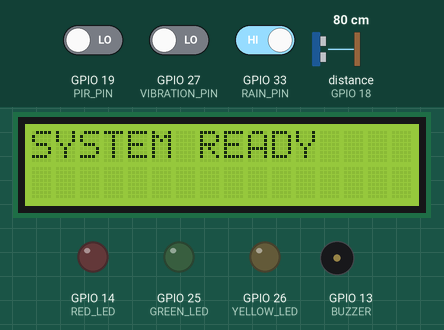
Bench run of a sketch on a simulated ESP32. Parts: 16×2 character LCD, output pins drawn as LEDs (lit = HIGH), buzzer (waves = sounding, pin HIGH). Wiring (inferred from the names in the program): ultrasonic range finder: trigger GPIO 5; echo GPIO 18. The test bench sets the inputs (shaded band); at power-on: distance to the obstacle (sensor on GPIO 18) 80 cm, GPIO 33 (RAIN_PIN) HIGH, GPIO 19 (PIR_PIN) LOW, GPIO 27 (VIBRATION_PIN) LOW. The echo pulse lasts 58.3 µs per cm; WiFi joins after 1.5 s; servers stay silent unless stated; pins used as bus, display or sensor lines are not drawn; what the sketch prints to the serial monitor is not drawn.

Above: at 2.0 s.
At 4.6 s:
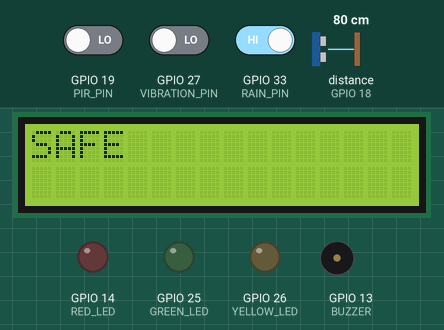
4.7 s: distance to the obstacle (sensor on GPIO 18) set to 53 cm
6.2 s: distance to the obstacle (sensor on GPIO 18) set to 47 cm
At 7.2 s:
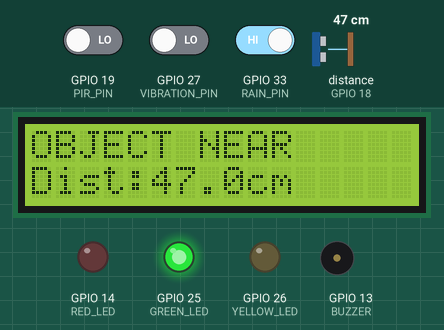
9.2 s: GPIO 33 (RAIN_PIN) driven LOW
At 10.1 s:
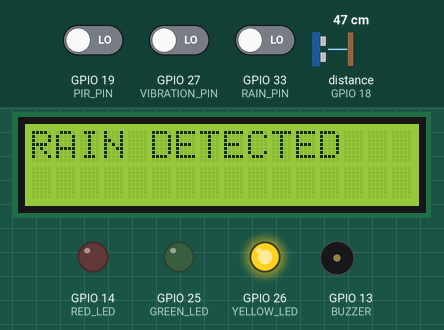
12.2 s: distance to the obstacle (sensor on GPIO 18) set to 299 cm
15.2 s: GPIO 19 (PIR_PIN) driven HIGH
18.2 s: GPIO 33 (RAIN_PIN) driven HIGH
At 18.7 s:
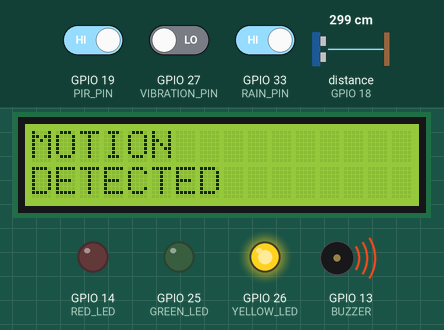
Timing chart, 0 to 21.2 s (numbered marks = the images above; inputs shaded):
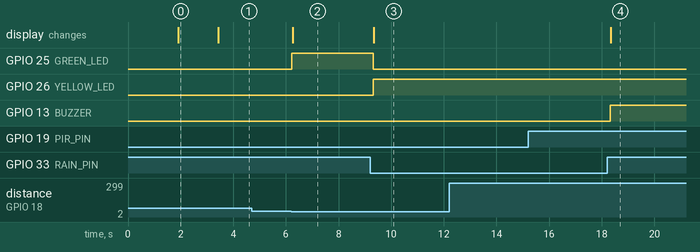

Measured:
- the behaviour switches between 51 and 50 cm on distance to the obstacle (sensor on GPIO 18) (found by bisection; images 1 and 2)
- after the input at 4.7 s, every drawn part: stays the same
- after the input at 6.2 s, GPIO 25 (GREEN_LED): LOW → HIGH at once; the display: changes after 0.05 s (image 2)
- after the input at 9.2 s, GPIO 25 (GREEN_LED): HIGH → LOW after 0.12 s; GPIO 26 (YELLOW_LED): LOW → HIGH after 0.12 s; the display: changes after 0.13 s (image 3)
- after the input at 18.2 s, GPIO 13 (BUZZER): LOW → HIGH after 0.13 s; the display: changes after 0.15 s (image 4)
- what the display in image 0 shows lasts 1.5 s, from 1.9 s to 3.4 s

The sketch:

sketch_aug11a.ino
```cpp
#define BLYNK_TEMPLATE_ID "TMPL3tEwkFWL3"
#define BLYNK_TEMPLATE_NAME "Smart Fence"
#define BLYNK_AUTH_TOKEN "K7oxsjMGKQiLhR722bCDDrBUqEXwA-d1"

#include <WiFi.h>
#include <BlynkSimpleEsp32.h>
#include <Wire.h>
#include <LiquidCrystal_I2C.h>

char ssid[] = "ACT-ai_Muregesan";
char pass[] = "Clu3@T0p";

LiquidCrystal_I2C lcd(0x27, 16, 2);

BlynkTimer timer;

#define PIR_PIN 19
#define VIBRATION_PIN 27
#define RAIN_PIN 33

#define TRIG_PIN 5
#define ECHO_PIN 18

#define GREEN_LED 25
#define YELLOW_LED 26
#define RED_LED 14
#define BUZZER 13
bool previousMotion = LOW;
bool previousVibration = LOW;

float getDistance() {

  digitalWrite(TRIG_PIN, LOW);
  delayMicroseconds(2);

  digitalWrite(TRIG_PIN, HIGH);
  delayMicroseconds(10);

  digitalWrite(TRIG_PIN, LOW);

  long duration = pulseIn(ECHO_PIN, HIGH, 30000);

  if (duration == 0) {
    return 999;
  }

  return duration * 0.0343 / 2;
}

void sendToBlynk() {

  int motion = digitalRead(PIR_PIN);
  int vibration = digitalRead(VIBRATION_PIN);
  int rain = digitalRead(RAIN_PIN);

  float distance = getDistance();

  if (motion == HIGH) {
    Blynk.virtualWrite(V0, 1);
  }
  else {
    Blynk.virtualWrite(V0, 0);
  }

  if (vibration == HIGH) {
    Blynk.virtualWrite(V1, 1);
  }
  else {
    Blynk.virtualWrite(V1, 0);
  }
  if (rain == LOW) {
    Blynk.virtualWrite(V2, 1);
  }
  else {
    Blynk.virtualWrite(V2, 0);
  }

  Blynk.virtualWrite(V3, distance);

  if (rain == LOW) {

    Blynk.virtualWrite(V4, 1);

  }
  else if (vibration == HIGH) {

    Blynk.virtualWrite(V4, 2);

  }
  else if (motion == HIGH) {

    Blynk.virtualWrite(V4, 3);

  }
  else if (distance < 50) {

    Blynk.virtualWrite(V4, 4);

  }
  else {

    Blynk.virtualWrite(V4, 0);

  }

  if (motion == HIGH && previousMotion == LOW) {

    Blynk.logEvent(
      "motion",
      "Motion detected near the fence!"
    );

    Serial.println("BLYNK MOTION EVENT SENT");
  }

  previousMotion = motion;

  if (vibration == HIGH && previousVibration == LOW) {

    Blynk.logEvent(
      "tampering",
      "Fence tampering detected!"
    );

    Serial.println("BLYNK TAMPERING EVENT SENT");
  }

  previousVibration = vibration;

  Serial.print("Motion: ");
  Serial.print(motion);

  Serial.print(" | Vibration: ");
  Serial.print(vibration);

  Serial.print(" | Rain: ");
  Serial.print(rain);

  Serial.print(" | Distance: ");
  Serial.println(distance);
}

void setup() {

  Serial.begin(115200);

  pinMode(PIR_PIN, INPUT);
  pinMode(VIBRATION_PIN, INPUT);
  pinMode(RAIN_PIN, INPUT);

  pinMode(TRIG_PIN, OUTPUT);
  pinMode(ECHO_PIN, INPUT);

  pinMode(GREEN_LED, OUTPUT);
  pinMode(YELLOW_LED, OUTPUT);
  pinMode(RED_LED, OUTPUT);
  pinMode(BUZZER, OUTPUT);

  digitalWrite(GREEN_LED, LOW);
  digitalWrite(YELLOW_LED, LOW);
  digitalWrite(RED_LED, LOW);
  digitalWrite(BUZZER, LOW);

  Wire.begin(21, 22);

  lcd.init();
  lcd.backlight();

  lcd.setCursor(0, 0);
  lcd.print("SMART FENCE");

  lcd.setCursor(0, 1);
  lcd.print("CONNECTING...");

  // Blynk + WiFi
  Blynk.begin(BLYNK_AUTH_TOKEN, ssid, pass);

  lcd.clear();

  lcd.setCursor(0, 0);
  lcd.print("SYSTEM READY");

  delay(1500);

  lcd.clear();

  // Run sendToBlynk every 1 second
  timer.setInterval(1000L, sendToBlynk);
}

void loop() {

  Blynk.run();

  timer.run();

  int motion = digitalRead(PIR_PIN);
  int vibration = digitalRead(VIBRATION_PIN);
  int rain = digitalRead(RAIN_PIN);

  float distance = getDistance();
  digitalWrite(GREEN_LED, LOW);
  digitalWrite(YELLOW_LED, LOW);
  digitalWrite(RED_LED, LOW);
  digitalWrite(BUZZER, LOW);
  if (rain == LOW) {

    digitalWrite(YELLOW_LED, HIGH);

    lcd.clear();

    lcd.setCursor(0, 0);
    lcd.print("RAIN DETECTED");

    Serial.println("RAIN DETECTED");
  }


  else if (vibration == HIGH) {

    digitalWrite(RED_LED, HIGH);

    // Continuous buzzer
    digitalWrite(BUZZER, HIGH);

    lcd.clear();

    lcd.setCursor(0, 0);
    lcd.print("TAMPERING");

    lcd.setCursor(0, 1);
    lcd.print("DETECTED");

    Serial.println("TAMPERING DETECTED");
  }

  else if (motion == HIGH) {

    digitalWrite(YELLOW_LED, HIGH);

    digitalWrite(BUZZER, HIGH);

    lcd.clear();

    lcd.setCursor(0, 0);
    lcd.print("MOTION");

    lcd.setCursor(0, 1);
    lcd.print("DETECTED");

    Serial.println("MOTION DETECTED");
  }
  else if (distance < 50) {

    digitalWrite(GREEN_LED, HIGH);

    lcd.clear();

    lcd.setCursor(0, 0);
    lcd.print("OBJECT NEAR");

    lcd.setCursor(0, 1);
    lcd.print("Dist:");
    lcd.print(distance, 1);
    lcd.print("cm");

    Serial.print("OBJECT NEAR: ");
    Serial.print(distance);
    Serial.println(" cm");
  }

  else {

    lcd.clear();

    lcd.setCursor(0, 0);
    lcd.print("SAFE");

    Serial.println("SAFE");
  }

  delay(100);
}
```
